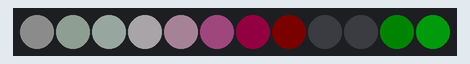
The sketch below on a simulated Arduino Uno, built with avr-gcc and run on an emulated ATmega328P. Shown: 12 RGB LEDs in strip order, left to right. Dim RGB values are drawn brighter than linear.

Above: at 0.15 s.
At 4.82 s:
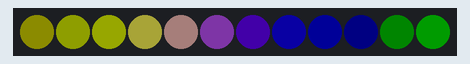
At 9.8 s:
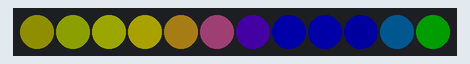
At 19.75 s:
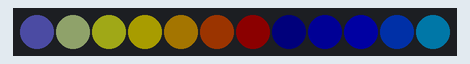
At 29.71 s:
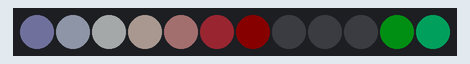
At 39.66 s:
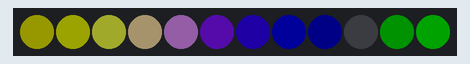

The sketch:

three_sin_demo.ino
```cpp
/* three_sin demo

By: Andrew Tuline

Date: Oct, 2014

3 sine waves, one for each colour. I'm already doing a lot with 2 sine waves, so I didn't take this far.

*/


#include "FastLED.h"                                          // FastLED library. Preferably the latest copy of FastLED 2.1.

// Fixed definitions cannot change on the fly.
#define LED_DT 12                                             // Serial data pin for WS2812B or WS2801
#define LED_CK 11
#define COLOR_ORDER BGR                                       // Are they RGB, GRB or what??
#define LED_TYPE APA102                                       // What kind of strip are you using?
#define NUM_LEDS  12                                           // Number of LED's

// Initialize changeable global variables.
uint8_t max_bright = 64;                                      // Overall brightness definition. It can be changed on the fly.

struct CRGB leds[NUM_LEDS];                                   // Initialize our LED array.


// Initialize global variables for sequences
uint8_t thisdelay = 20;                                       // A delay value for the sequence(s)

int wave1=0;                                            // Current phase is calculated.
int wave2=0;
int wave3=0;

uint8_t inc1 = 2;                                       // Phase shift. Keep it low, as this is the speed at which the waves move.
uint8_t inc2 = 1;
uint8_t inc3 = -2;

uint8_t lvl1 = 80;                                      // Any result below this value is displayed as 0.
uint8_t lvl2 = 80;
uint8_t lvl3 = 80;

uint8_t mul1 = 20;                                      // Frequency, thus the distance between waves
uint8_t mul2 = 25;
uint8_t mul3 = 22;


void setup() {
  Serial.begin(57600);
  LEDS.addLeds<LED_TYPE, LED_DT, LED_CK, COLOR_ORDER>(leds, NUM_LEDS);
  FastLED.setBrightness(max_bright);
  set_max_power_in_volts_and_milliamps(5, 500);               // FastLED 2.1 Power management set at 5V, 500mA

  random16_set_seed(4832);                                     // Awesome randomizer (which we don't yet need here.)
  random16_add_entropy(analogRead(2));

} // setup()


void loop () {
  ChangeMe();
  three_sin();                                                  // Improved method of using non-blocking delay
  show_at_max_brightness_for_power();                         // Power managed display of LED's
  delay_at_max_brightness_for_power(thisdelay*2.5);
} // loop()


void three_sin() {
  wave1 += inc1;
  wave2 += inc2;
  wave3 += inc3;
  for (int k=0; k<NUM_LEDS; k++) {
    leds[k].r = qsub8(sin8(mul1*k + wave1/128), lvl1);         // Another fixed frequency, variable phase sine wave with lowered level
    leds[k].g = qsub8(sin8(mul2*k + wave2/128), lvl2);         // A fixed frequency, variable phase sine wave with lowered level
    leds[k].b = qsub8(sin8(mul3*k + wave3/128), lvl3);         // A fixed frequency, variable phase sine wave with lowered level
  }
} // three_sin()


void ChangeMe()
{
  uint8_t secondHand = (millis() / 1000) % 60;                // Increase this if you want a longer demo.
  static uint8_t lastSecond = 99;                             // Static variable, means it's only defined once. This is our 'debounce' variable.

  // You can change variables, but remember to set them back in the next demo, or they will stay as is.
  if( lastSecond != secondHand) {
    lastSecond = secondHand;
    if( secondHand ==  0)  {thisdelay = 8; mul1 = 20; mul2 = 25; mul3 = 22; lvl1 = 80; lvl2 = 80; lvl3 = 80; inc1 = 1; inc2 = 1; inc3 = -1;}
//  if( secondHand == 5)   {mul1 = 5; mul2 = 8; mul3 = 7;}
//  if( secondHand == 10)  {thisdelay = 20; lvl1 = 220; lvl2 = 220; lvl3 = 220;}
    if( secondHand == 15)  {}
    if( secondHand == 20)  {}
    if( secondHand == 25)  {}
    if( secondHand == 30)  {}
    if( secondHand == 35)  {}
    if( secondHand == 40)  {}
    if( secondHand == 45)  {}
    if( secondHand == 50)  {}
    if( secondHand == 55)  {}
  } // if lastSecond
} // ChangeMe()
```
